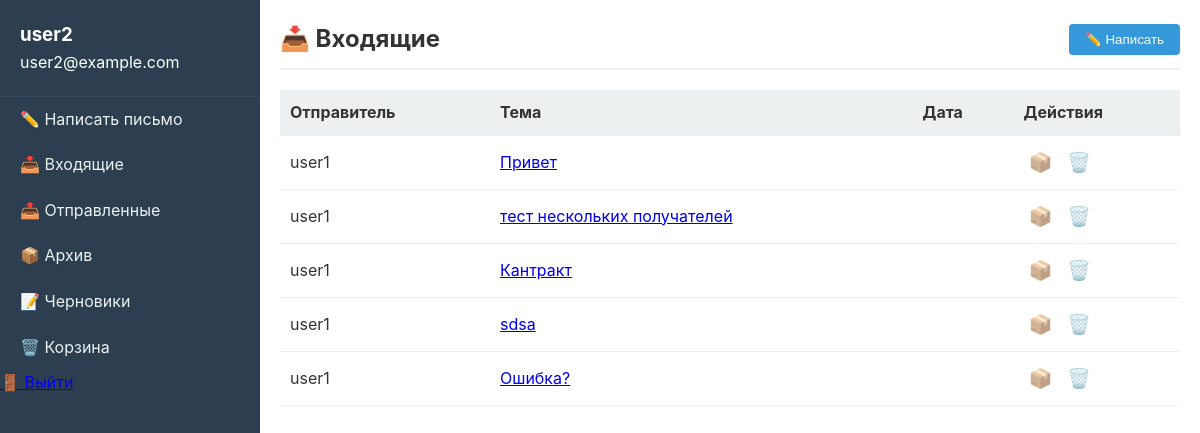
Screenshot of / (signed in) with the database file from the repository.
### mail/models.py (models this page shows)
class Email(models.Model):
    class Folder(models.TextChoices):
        INBOX = 'INBOX', 'Входящие'
        OUTBOX = 'OUTBOX', 'Исходящие'
        ARCHIVE = 'ARCHIVE', 'Архив'
        TRASH = 'TRASH', 'Корзина'
        DRAFTS = 'DRAFTS', 'Черновики'
    sender = models.ForeignKey(User, on_delete=models.CASCADE, related_name='sent_emails')
    recipients = models.ManyToManyField(User, related_name='received_emails')
    subject = models.CharField(max_length=255)
    body = models.TextField()
    created_at = models.DateTimeField(auto_now_add=True)
    sent_at = models.DateTimeField(null=True, blank=True)
    is_draft = models.BooleanField(default=False)

### mail/views.py (the view)
# urls.py: path('', views.inbox, name='inbox'),
@login_required
def inbox(request):
    emails = Email.objects.filter(
        recipients=request.user,
        statuses__user=request.user,
        statuses__folder=Email.Folder.INBOX
    ).select_related('sender').order_by('-statuses__received_at')
    unread_count = emails.filter(statuses__is_read=False).count()
    return render(request, 'mail/inbox.html', {
        'emails': emails,
        'unread_count': unread_count,
        'folder': 'inbox'
    })

### mail/templates/mail/inbox.html (shortened to what this page needs)
{% extends 'mail/base.html' %}
{% block content %}
<div class="folder-header">
    <h2>📥 Входящие</h2>
    <div class="folder-actions">
        <button onclick="location.href='{% url 'compose' %}'" class="btn-primary">✏️ Написать</button>
    </div>
</div>
{% if emails %}
<table class="email-list">
    <thead>
        <tr>
            <th>Отправитель</th>
            <th>Тема</th>
            <th>Дата</th>
            <th>Действия</th>
        </tr>
    </thead>
    <tbody>
        {% for email in emails %}
        {% with status=email.statuses.all|first %}
        <tr class="email-row {% if not status.is_read %}unread{% endif %}" data-email-id="{{ email.id }}">
            <td class="sender">{{ email.sender.username }}</td>
            <td class="subject">
                <a href="{% url 'email_detail' email.id %}" class="email-link">
                    {{ email.subject }}
                </a>
            </td>
            <td class="date">{{ email.sent_at|date:"d.m.Y H:i"|default:email.created_at|date:"d.m.Y H:i" }}</td>
            <td class="actions">
                <button onclick="moveEmail({{ email.id }}, 'ARCHIVE')" class="btn-icon" title="В архив">📦</button>
                <button onclick="moveEmail({{ email.id }}, 'TRASH')" class="btn-icon" title="В корзину">🗑️</button>
            </td>
        </tr>
        {% endwith %}
        {% endfor %}
    </tbody>
</table>
{% else %}
<div class="empty-folder">
    <p>В папке нет писем</p>
    <a href="{% url 'compose' %}" class="btn-primary">Написать письмо</a>
</div>
{% endif %}
{% endblock %}

### mail/templates/mail/base.html (shortened to what this page needs)
<!DOCTYPE html>
<html lang="ru">
<head>
    {% load static %}
    <link rel="stylesheet" href="{% static 'mail/css/style.css' %}">
</head>
<body>
    {% if user.is_authenticated %}
    <div class="container">
        <aside class="sidebar">
            <div class="user-info">
                <h3>{{ user.username }}</h3>
                <p>{{ user.email }}</p>
            </div>
            <nav class="nav-menu">
                <a href="{% url 'compose' %}" class="compose-btn">✏️ Написать письмо</a>
                <ul>
                    <li class="{% if folder == 'inbox' %}active{% endif %}">
                        <a href="{% url 'inbox' %}">📥 Входящие
                        </a>
                    </li>
                    <li class="{% if folder == 'outbox' %}active{% endif %}">
                        <a href="{% url 'outbox' %}">📤 Отправленные</a>
                    </li>
                    <li class="{% if folder == 'archive' %}active{% endif %}">
                        <a href="{% url 'archive' %}">📦 Архив</a>
                    </li>
                    <li class="{% if folder == 'drafts' %}active{% endif %}">
                        <a href="{% url 'drafts' %}">📝 Черновики</a>
                    </li>
                    <li class="{% if folder == 'trash' %}active{% endif %}">
                        <a href="{% url 'trash' %}">🗑️ Корзина</a>
                    </li>
                </ul>
            </nav>
            <div class="logout">
                <a href="{% url 'logout' %}">🚪 Выйти</a>
            </div>
        </aside>
        <main class="content">
            {% block content %}{% endblock %}
        </main>
    </div>
    {% else %}
    <main>
        {% block auth_content %}{% endblock %}
    </main>
    {% endif %}
</body>
</html>

### mail/static/mail/css/style.css (style rules this page uses)
* { margin: 0; padding: 0; box-sizing: border-box; }
body { font-family: -apple-system, BlinkMacSystemFont, 'Segoe UI', Roboto, Arial, sans-serif; background: #f5f5f5; color: #333; line-height: 1.6; }
.container { display: flex; min-height: 100vh; }
.sidebar { width: 260px; background: #2c3e50; color: white; padding: 20px 0; display: flex; flex-direction: column; }
.user-info { padding: 0 20px 20px; border-bottom: 1px solid #34495e; }
.nav-menu ul { list-style: none; }
.nav-menu a { display: block; padding: 10px 20px; color: #ecf0f1; text-decoration: none; }
.content { flex: 1; padding: 20px; background: white; }
.folder-header { display: flex; justify-content: space-between; align-items: center; margin-bottom: 20px; padding-bottom: 10px; border-bottom: 2px solid #ecf0f1; }
.email-list { width: 100%; border-collapse: collapse; }
.email-list th { text-align: left; padding: 10px; background: #ecf0f1; }
.email-list td { padding: 10px; border-bottom: 1px solid #ecf0f1; }
.btn-primary { display: inline-block; padding: 8px 16px; background: #3498db; color: white; text-decoration: none; border-radius: 4px; border: none; cursor: pointer; }
.btn-icon { background: none; border: none; font-size: 1.2em; cursor: pointer; padding: 5px; opacity: 0.6; }

### rows the page displays
Email: sender.username "user1", subject "Привет"
Email: sender.username "user1", subject "тест нескольких получателей"
Email: sender.username "user1", subject "Кантракт"
Email: sender.username "user1", subject "sdsa"
Email: sender.username "user1", subject "Ошибка?"

### other values shown
{{ user.username }} "user2"
{{ user.email }} "user2@example.com"
